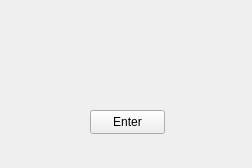
<?xml version="1.0" encoding="UTF-8"?>
<ui version="4.0">
 <class>Emergente</class>
 <widget class="QWidget" name="Emergente">
  <property name="geometry">
   <rect>
    <x>0</x>
    <y>0</y>
    <width>252</width>
    <height>168</height>
   </rect>
  </property>
  <property name="windowTitle">
   <string>Form</string>
  </property>
  <widget class="QLabel" name="message">
   <property name="geometry">
    <rect>
     <x>8</x>
     <y>10</y>
     <width>231</width>
     <height>71</height>
    </rect>
   </property>
   <property name="layoutDirection">
    <enum>Qt::LeftToRight</enum>
   </property>
   <property name="text">
    <string/>
   </property>
  </widget>
  <widget class="QPushButton" name="pushEnter">
   <property name="geometry">
    <rect>
     <x>90</x>
     <y>110</y>
     <width>75</width>
     <height>24</height>
    </rect>
   </property>
   <property name="text">
    <string>Enter</string>
   </property>
  </widget>
 </widget>
 <resources/>
 <connections/>
</ui>
